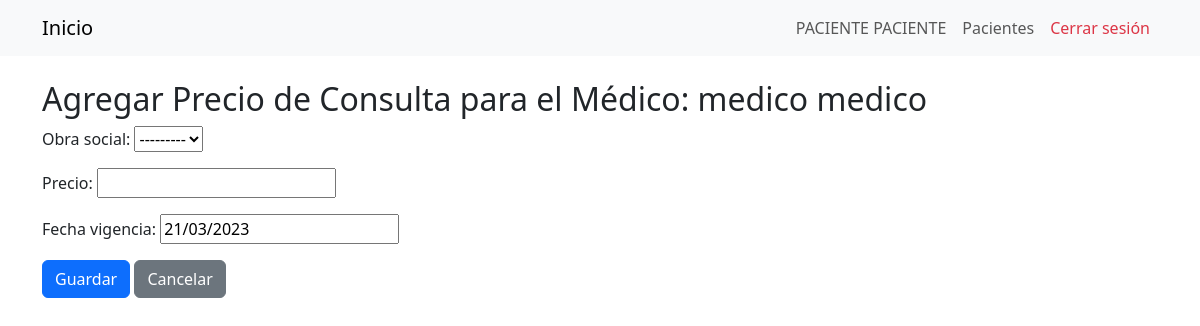
Screenshot of /medicos/26/precios/agregar/ (signed in) with the database file from the repository.
### Gestion/models/usuario.py (models this page shows, shortened)
class Usuario(AbstractBaseUser):
    dni = models.IntegerField(unique=True)
    nombre = models.CharField(max_length=30)
    apellido = models.CharField(max_length=30)
    email = models.EmailField(max_length=60)
    telefono = models.CharField(max_length=12)
    is_active = models.BooleanField(default=True)
    is_staff = models.BooleanField(default=False)
    is_superuser = models.BooleanField(default=False)
    groups = models.ManyToManyField(
        Group,
        verbose_name='grupos',
        blank=True,
        help_text='Los grupos a los que pertenece el usuario.',
        related_name='user_set'
    )
    user_permissions = models.ManyToManyField(
        Permission,
        verbose_name='permisos',
        blank=True,
        help_text='Permisos específicos para este usuario.',
        related_name='user_set'
    )
    USERNAME_FIELD = 'dni'
    REQUIRED_FIELDS = ['nombre', 'apellido', 'email', 'telefono']
    objects = UsuarioManager()
    def get_full_name(self):
        return f'{self.nombre} {self.apellido}'

### Gestion/models/medico.py (models this page shows)
class Medico(models.Model):
    usuario = models.OneToOneField(Usuario, on_delete=models.CASCADE, primary_key=True)
    especialidades = models.ManyToManyField('EspecialidadMedica')
    matricula = models.IntegerField()
    obra_social = models.ManyToManyField('ObraSocial', blank=True, through='PrecioConsulta', related_name='medicos')
    horario = models.OneToOneField(Horario, on_delete=models.CASCADE, null=True, blank=True)
    class Meta:
        verbose_name='Medico'
        verbose_name_plural = 'Medicos'
    def __str__(self):
        return f'{self.usuario.nombre} {self.usuario.apellido}'

### Gestion/views.py (the view, shortened to what this page needs)
# urls.py: path('medicos/<int:pk>/precios/agregar/', views.PrecioConsultaCreateView.as_view(), name='medico_precioconsulta_create'),
class PrecioConsultaCreateView(generic.CreateView):
    model = PrecioConsulta
    form_class = PrecioConsultaCreateForm
    template_name = 'medico/precioconsulta_form.html'
    def get_form_kwargs(self):
        kwargs = super().get_form_kwargs()
        medico = Medico.objects.get(pk=self.kwargs['pk'])
        kwargs['medico'] = medico
        return kwargs
    def get_context_data(self, **kwargs):
        context = super().get_context_data(**kwargs)
        context['medico'] = Medico.objects.get(pk=self.kwargs['pk'])
        return context

### Gestion/forms.py
class PrecioConsultaCreateForm(forms.ModelForm):
    class Meta:
        model = PrecioConsulta
        fields = ['obra_social', 'precio', 'fecha_vigencia']
    def __init__(self, *args, **kwargs):
        self.medico = kwargs.pop('medico')
        super(PrecioConsultaCreateForm, self).__init__(*args, **kwargs)
        self.fields['obra_social'].queryset = ObraSocial.objects.exclude(precioconsulta__medico=self.medico)

### Gestion/templates/medico/precioconsulta_form.html (shortened to what this page needs)
{% extends 'base.html' %}
{% block content %}
    <h2>{% if form.instance.pk %}Editar{% else %}Agregar{% endif %} Precio de Consulta para el Médico: {{ medico }}</h2>
    <form method="post">
        {{ form.as_p }}
        <button type="submit" class="btn btn-primary">Guardar</button>
        <a href="{% url 'medico_precioconsulta_list' pk=medico.pk %}" class="btn btn-secondary">Cancelar</a>
    </form>
{% endblock %}

### Gestion/templates/base.html (shortened to what this page needs)
{% load static %}
<!DOCTYPE html>
<html lang="es">
<head>
    <link href="https://cdn.jsdelivr.net/npm/bootstrap@5.3.0-alpha1/dist/css/bootstrap.min.css" rel="stylesheet">
</head>
<body>
<nav class="navbar navbar-expand-lg navbar-light bg-light">
  <div class="container">
    <a class="navbar-brand" href="{% url 'home' %}">Inicio</a>
    <div class="collapse navbar-collapse" id="navbarSupportedContent">
      <ul class="navbar-nav ms-auto mb-2 mb-lg-0">
        {% if user.is_authenticated %}
          <li class="nav-item">
            <span class="nav-link">{{ user.get_full_name }}</span>
          </li>
          <li class="nav-item">
            <span class="nav-link">{{ user.groups.first.name }}</span>
          </li>
          <li class="nav-item">
            <a class="nav-link text-danger " href="{% url 'logout' %}">Cerrar sesión</a>
          </li>
        {% endif %}
      </ul>
    </div>
  </div>
</nav>
<div class="container mt-4">
  {% block content %}
  {% endblock %}
</div>
</body>
</html>

### rows the page displays
Usuario: get_full_name "PACIENTE PACIENTE", groups.first.name "Pacientes"
Medico: usuario_id.apellido "medico medico"
